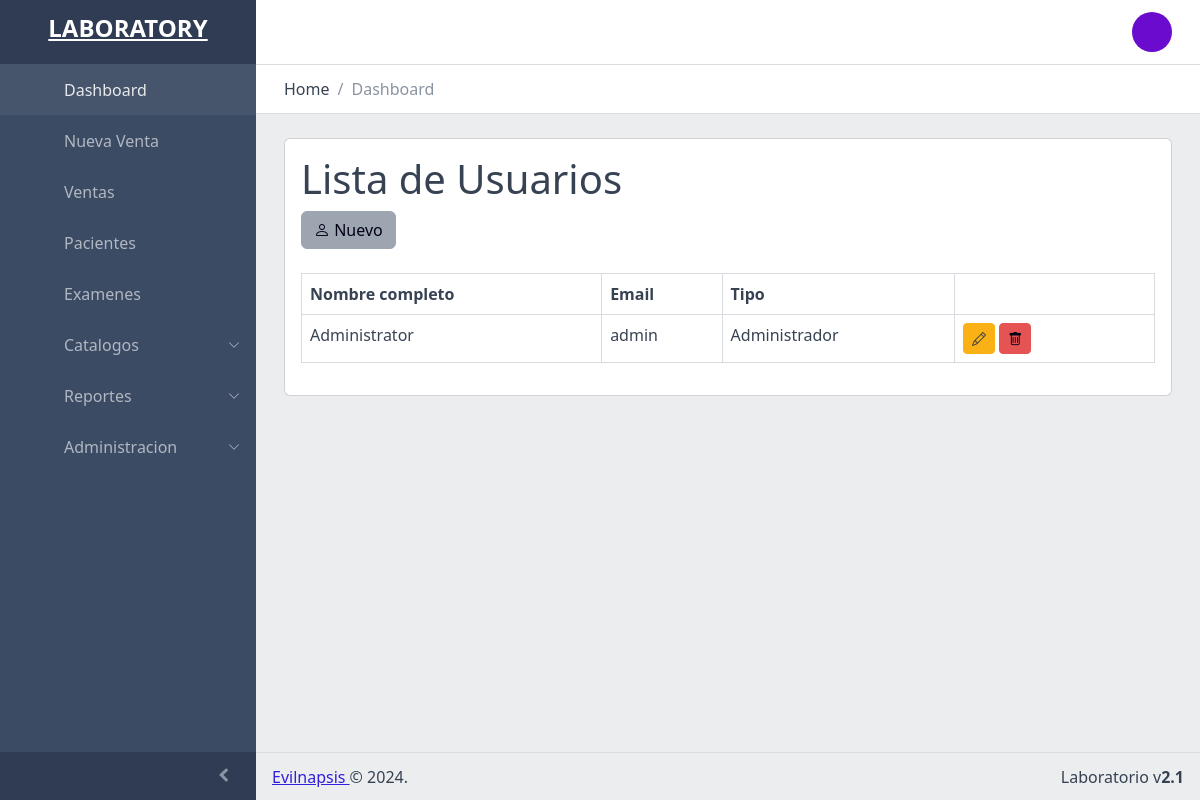
Page /?view=users&opt=all (signed in) on the committed database.
### tables this page shows
create table user(
	id int not null auto_increment primary key,
	name varchar(50),
	lastname varchar(50),
	username varchar(50),
	email varchar(255),
	password varchar(60),
	image varchar(255),
	status int default 1,
	kind int default 1,
	created_at datetime
);

### core/controller/Layout.php (called while the page is built)
<?php
class Module {
	public static function loadLayout(){
		include "core/app/layouts/layout.php";
	}
}
?>

### core/controller/Lb.php (called while the page is built, shortened)
<?php
class Lb {
	public function start(){
		include "core/app/init.php";
	}
}
?>

### index.php (called while the page is built, shortened)
<?php
$lb = new Lb();
$lb->start();
?>

### core/controller/Executor.php (called while the page is built, shortened)
<?php
class Executor {
	public static function doit($sql){
		$con = Database::getCon();
		return array($con->query($sql),$con->insert_id);
	}
}
?>

### core/app/model/UserData.php (called while the page is built, shortened)
<?php
class UserData extends Extra{
	public static $tablename = "user";
	public static function getById($id){
		 $sql = "select * from ".self::$tablename." where id=$id";
		$query = Executor::doit($sql);
		return Model::one($query[0],new UserData());
	}
	public static function getAll(){
		 $sql = "select * from ".self::$tablename;
		$query = Executor::doit($sql);
		return Model::many($query[0],new UserData());
	}
}
?>

### core/controller/Model.php (called while the page is built, shortened)
<?php
class Model {
	public static function many($query,$aclass){
		$cnt = 0;
		$array = array();
		while($r = $query->fetch_array()){
			$array[$cnt] = new $aclass;
			$cnt2=1;
			foreach ($r as $key => $v) {
				if($cnt2>0 && $cnt2%2==0){
					$array[$cnt]->$key = $v;
				}
				$cnt2++;
			}
			$cnt++;
		}
		return $array;
	}
}
?>

### core/app/view/users-view.php (the view, shortened to what this page needs)
<?php
if(isset($_GET["opt"]) && $_GET["opt"]=="all"):?>
<section class="">
<div class="row">
	<div class="col-md-12">
<div class="card">
  <div class="card-body">
		<h1>Lista de Usuarios</h1>
	<a href="./?view=users&opt=new" class="btn btn-secondary"><i class='bi-person'></i> Nuevo</a>
<br><br>
		<?php
		$users = UserData::getAll();
		if(count($users)>0){
			?>
			<div class="box box-primary">
			<table class="table datatable table-bordered datatable table-hover">
			<thead>
			<th>Nombre completo</th>
			<th>Email</th>
      <th>Tipo</th>
			<th></th>
			</thead>
			<?php
			foreach($users as $user):
				?>
				<tr>
				<td><?php echo $user->name." ".$user->lastname; ?></td>
				<td><?php echo $user->email; ?></td>
        <td>
          <?php
          if($user->kind==1){ echo "Administrador"; }
          else if($user->kind==2){ echo "Secretaria"; }
          else if($user->kind==3){ echo "Bioanalista"; }
          ?>
        </td>
				<td style="width:200px;">
				<a href="index.php?view=users&opt=edit&id=<?php echo $user->id;?>" class="btn btn-warning btn-sm"><i class="bi-pencil"></i></a>
				<a href="index.php?action=users&opt=del&id=<?php echo $user->id;?>" class="btn btn-danger btn-sm"><i class="bi-trash"></i></a>
				</td>
				</tr>
				<?php
			endforeach; ?>
</table>
</div>
<?php		}else{
			?>
			<p class="alert alert-warning">No hay usuarios.</p>
			<?php
		}
		?>
  </div>
</div>
	</div>
</div>
</section>
<?php endif; ?>

### rows in the picture
user: name "Administrator", email "admin", kind "Administrador"
